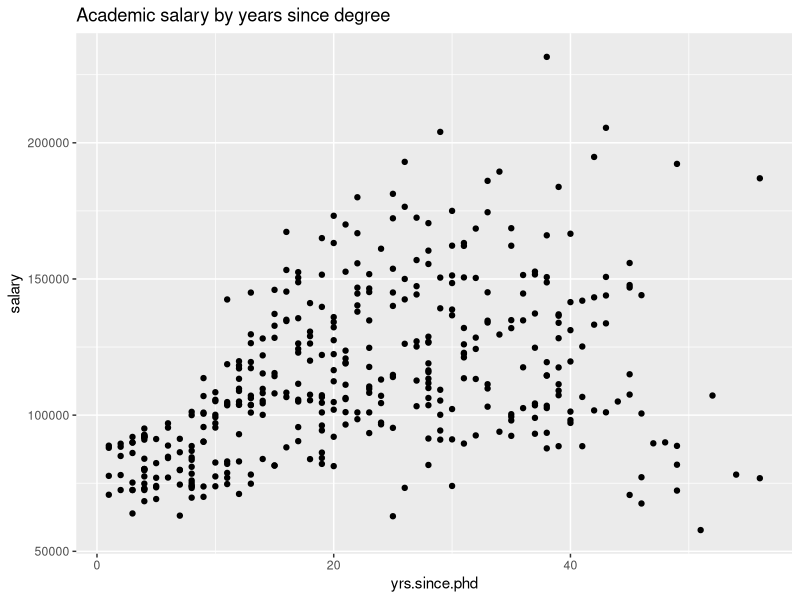
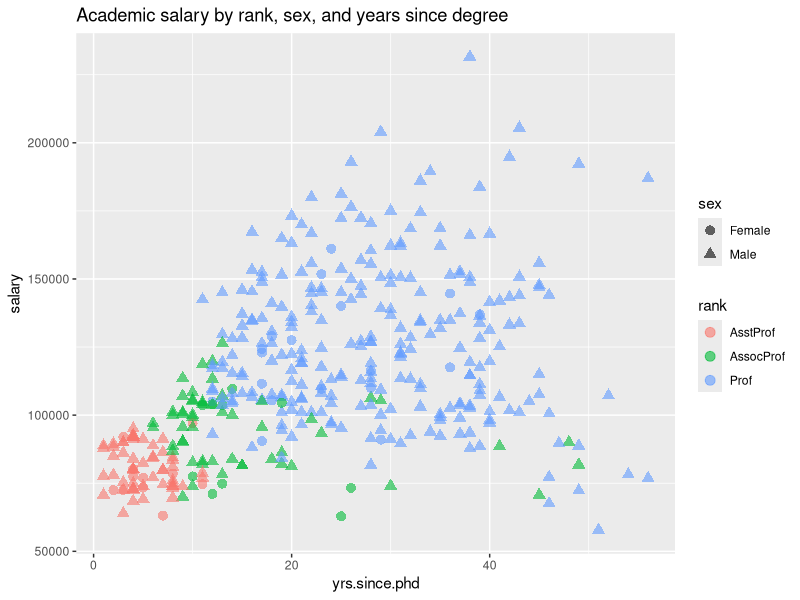
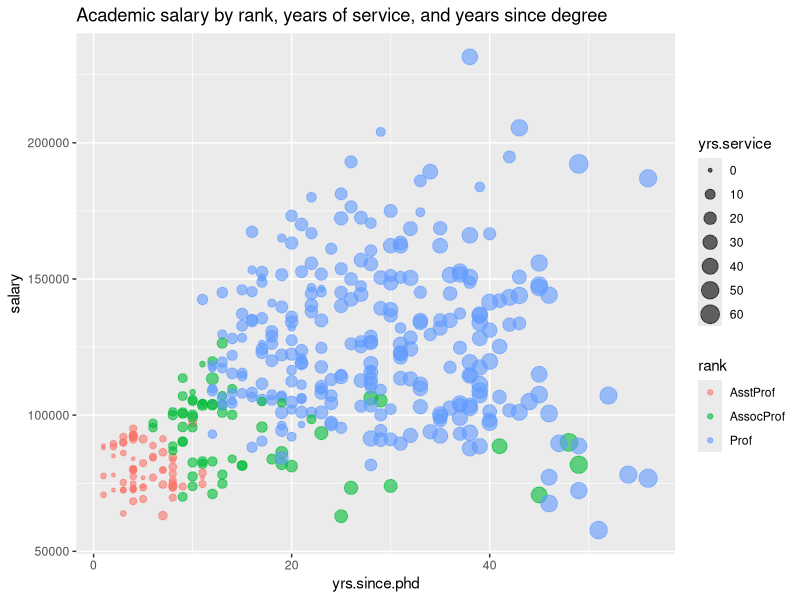
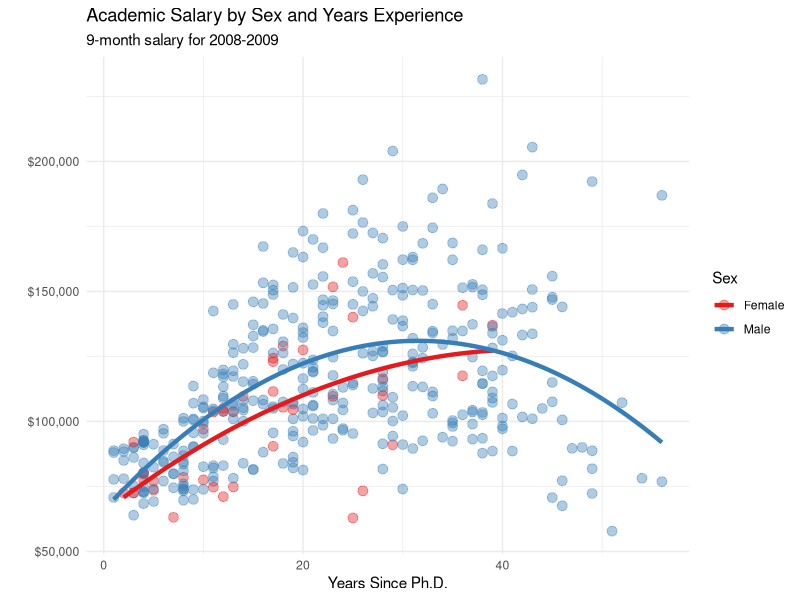
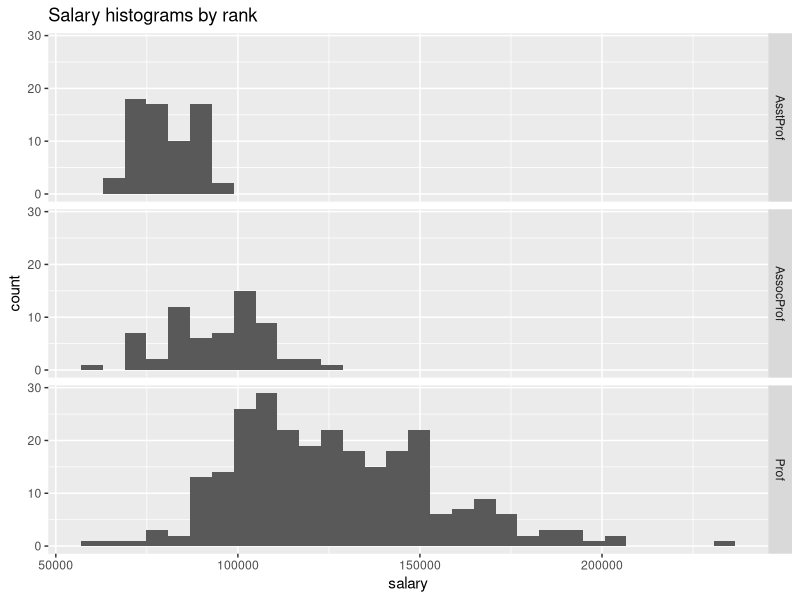
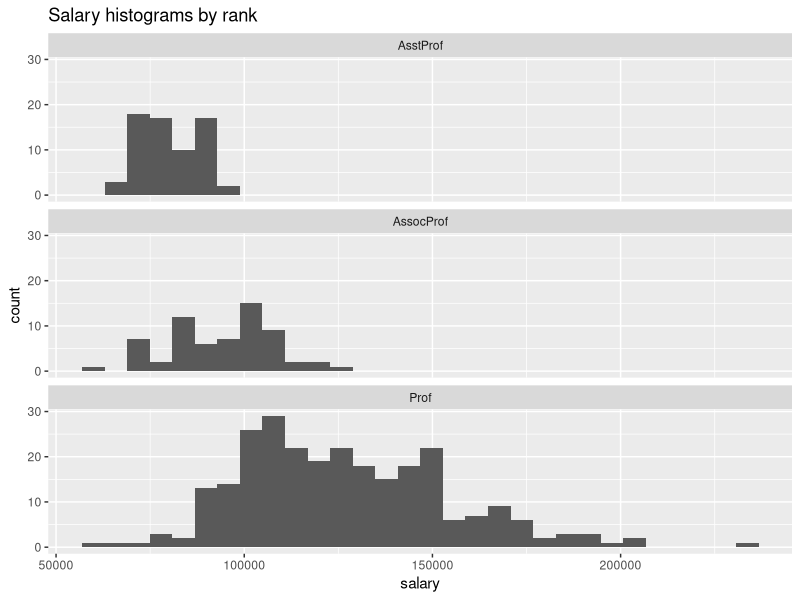

These figures' R source, in order: (Note: this script raises an error after producing the figures.)
## ---- chunk 1
knitr::opts_chunk$set(echo = TRUE)
## ---- chunk 2
library(ggplot2)
data(Salaries, package = "carData")

# plot experience vs. salary
ggplot(
  Salaries,
  aes(x = yrs.since.phd, y = salary)
) +
  geom_point() +
  labs(title = "Academic salary by years since degree")
## ---- chunk 3
# plot experience vs. salary
# (color represents rank, shape represents sex)
ggplot(Salaries, aes(
  x = yrs.since.phd,
  y = salary,
  color = rank,
  shape = sex
)) +
  geom_point(size = 3, alpha = .6) +
  labs(title = "Academic salary by rank, sex, and years since degree")
## ---- chunk 4
library(ggplot2)
data(Salaries, package = "carData")

# plot experience vs. salary
# (color represents rank and size represents service)
# write your answer here
ggplot(Salaries, aes(
  x = yrs.since.phd,
  y = salary,
  color = rank,
  size = yrs.service
)) +
  geom_point(alpha = .6) +
  labs(title = "Academic salary by rank, years of service, and years since degree")
## ---- chunk 5
# plot experience vs. salary with
# fit lines (color represents sex)
ggplot(
  Salaries,
  aes(
    x = yrs.since.phd,
    y = salary,
    color = sex
  )
) +
  geom_point(
    alpha = .4,
    size = 3
  ) +
  geom_smooth(
    se = FALSE,
    method = "lm",
    formula = y ~ poly(x, 2),
    linewidth = 1.5
  ) +
  labs(
    x = "Years Since Ph.D.",
    title = "Academic Salary by Sex and Years Experience",
    subtitle = "9-month salary for 2008-2009",
    y = "",
    color = "Sex"
  ) +
  scale_y_continuous(label = scales::dollar) +
  scale_color_brewer(palette = "Set1") +
  theme_minimal()
## ---- chunk 6
# plot salary histograms by rank
ggplot(Salaries, aes(x = salary)) +
  geom_histogram() +
  facet_grid(rank ~ .) +
  labs(title = "Salary histograms by rank")
## ---- chunk 7
# plot salary histograms by rank
ggplot(Salaries, aes(x = salary)) +
  geom_histogram() +
  facet_wrap(~rank, ncol = 1) +
  labs(title = "Salary histograms by rank")
## ---- chunk 8
knitr::include_graphics("position-facets.png")
## ---- chunk 9
# plot salary histograms by rank and sex
# write your answer here
ggplot(Salaries, aes(x = salary)) +
  geom_histogram() +
  facet_grid(rank~sex) +
  labs(title = "Salary histograms by rank and sex")
## ---- chunk 10
# plot salary by years of experience by sex and discipline
ggplot(
  Salaries,
  aes(x = yrs.since.phd, y = salary, color = sex)
) +
  geom_point() +
  geom_smooth(
    method = "lm",
    se = FALSE
  ) +
  facet_wrap(~discipline,
    ncol = 1
  )
## ---- chunk 11
# plot salary by years of experience by sex and discipline
ggplot(Salaries, aes(
  x = yrs.since.phd,
  y = salary,
  color = sex
)) +
  geom_point(
    size = 2,
    alpha = .5
  ) +
  geom_smooth(
    method = "lm",
    se = FALSE,
    linewidth = 1.5
  ) +
  facet_wrap(
    ~ factor(discipline,
      labels = c("Theoretical", "Applied")
    ),
    ncol = 1
  ) +
  scale_y_continuous(labels = scales::dollar) +
  theme_minimal() +
  scale_color_brewer(palette = "Set1") +
  labs(
    title = paste0(
      "Relationship of salary and years ",
      "since degree by sex and discipline"
    ),
    subtitle = "9-month salary for 2008-2009",
    color = "Gender",
    x = "Years since Ph.D.",
    y = "Academic Salary"
  )
## ---- chunk 12
# plot life expectancy by year separately
# for each country in the Americas
data(gapminder, package = "gapminder")

# Select the Americas data
plotdata <- dplyr::filter(
  gapminder,
  continent == "Americas"
)

# plot life expectancy by year, for each country
ggplot(plotdata, aes(x = year, y = lifeExp)) +
  geom_line(color = "grey") +
  geom_point(color = "blue") +
  facet_wrap(~country) +
  theme_minimal(base_size = 9) +
  theme(axis.text.x = element_text(
    angle = 45,
    hjust = 1
  )) +
  labs(
    title = "Changes in Life Expectancy",
    x = "Year",
    y = "Life Expectancy"
  )
## ---- chunk 13
# Data: numeric variables of the native mtcars dataset
data <- mtcars[, c(1, 3:6)]

# Plot
plot(data, pch = 20, cex = 1, col = "#69b3a2")
## ---- chunk 14
# install.packages("GGally")
library(GGally)


data <- data.frame(
  var1 = 1:100 + rnorm(100, sd = 20),
  var2 = 1:100 + rnorm(100, sd = 27),
  var3 = rep(1, 100) + rnorm(100, sd = 1)
)
data$var4 <- data$var1**2
data$var5 <- -(data$var1**2)

p <- ggpairs(data, title = "correlogram with ggpairs()")
p
## ---- chunk 15
library(GGally)

data <- data.frame(
  var1 = 1:100 + rnorm(100, sd = 20),
  var2 = 1:100 + rnorm(100, sd = 27),
  var3 = rep(1, 100) + rnorm(100, sd = 1)
)
data$var4 <- data$var1**2
data$var5 <- -(data$var1**2)

ggcorr(data)
## ---- chunk 16
library(GGally)
library(ggplot2)

ggpairs(iris)
## ---- chunk 17
# write your code here to draw plot(1,1) of ggpairs;


# writr your code here to draw plot(2,1) of ggpairs;
## ---- chunk 18
# ggpairs(iris, mapping = aes(col=Species))

# ggpairs(iris, mapping = aes(col=Species),columns = 1:4)

# ggpairs(iris, mapping = aes(col=Species),columns = 1:4,upper = list(continuous = "points"))

# ggpairs(iris, mapping = aes(col=Species),columns = 1:4,upper = list(continuous = "points"),legend = 1)

ggpairs(iris, mapping = aes(col = Species), columns = 1:4, upper = list(continuous = "points"), legend = 2, progress = F)
## ---- chunk 19
# loading package
library(GGally)

# Data set is provided by R natively
data <- iris

# Plot
ggparcoord(data, columns = 1:4, groupColumn = 5)

# Why groupColumn = 5?
## ---- chunk 20
# Loading packages
# install.packages("viridis")
library(GGally)
library(viridis)

# Data set is provided by R natively
data <- iris

# Plot
ggparcoord(data,
  columns = 1:4,
  groupColumn = 5,
  order = "anyClass",
  showPoints = TRUE,
  title = "Parallel Coordinate Plot for the Iris Data",
  alphaLines = 0.3
) +
  scale_color_viridis(discrete = TRUE) +
  theme_minimal()
## ---- chunk 21
# Libraries
library(GGally)
library(dplyr)

# Data set is provided by R natively
data <- iris

data <- data %>% arrange(desc(Species))

# Plot
ggparcoord(data,
  columns = 1:4,
  groupColumn = 5,
  order = "anyClass",
  showPoints = TRUE,
  title = "",
  alphaLines = 1
) +
  theme(
    legend.position = "top",
    plot.title = element_text(size = 10)
  ) +
  xlab("")

# modify above code to highlight the line of setosa in green
## ---- chunk 22
library(scales)
mycolor1 <- brewer_pal(type = "seq", palette = "Set2")(nlevels(iris$Species))
mycolor2 <- viridis_pal()(9)
show_col(mycolor1)


show_col(viridis_pal()(9))

show_col(hue_pal()(16))


library(RColorBrewer)
display.brewer.all()
